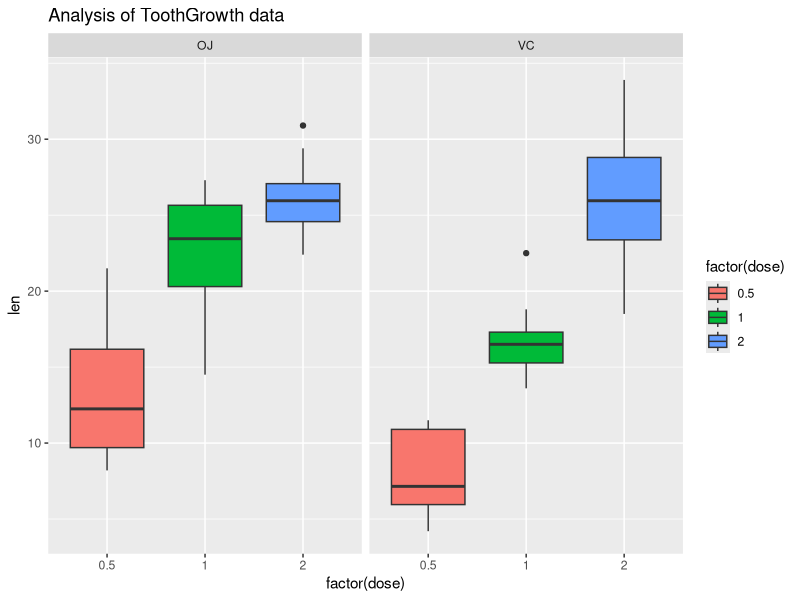

R code for this plot:

# Q1 - Load the ToothGrowth data and perform some basic exploratory data analysis

library(datasets)
library(ggplot2)
data("ToothGrowth")

str(ToothGrowth) # checking the dataset and class of variables
unique(ToothGrowth$len) # checking for unique values in variable len
unique(ToothGrowth$supp) # checking for unique values in variable supp
unique(ToothGrowth$dose) # checking for unique values in variable dose

# plotting boxplot for the dataset

ggplot(ToothGrowth, aes(x=factor(dose), y=len, fill=factor(dose))) + geom_boxplot()+facet_grid(.~supp) + ggtitle("Analysis of ToothGrowth data")

# Result for Q1 - The plot indicates that high length is associated with high dosage for both OJ & VC

# Q2 - Provide a basic summary of the data

summary(ToothGrowth) # summarizing each variable of the dataset

# Q3 - Use confidence intervals and/or hypothesis tests to compare tooth growth by supp and dose (Only use the techniques from class, even if there's other approaches worth considering)

# Comparing toothgrowth by supplement using a t-test

# Null Hypothesis - Supplement type has no effect on tooth growth

t.test(len~supp,data = ToothGrowth)

# p-value comes out to be 0.06, which is greater than 0.05 & the confidence interval contains 0 - thus, we can't reject the null hypthesis

# Comparing toothgrowth by dosage using a t-test

# Null Hypothesis - higher dosage level is associated with increased tooth growth

# First subsetiing the data into 3 groups as per the dosage levels

Tg1 <- subset(ToothGrowth,dose %in% c(0.5,1.0))
Tg2 <- subset(ToothGrowth,dose %in% c(0.5,2.0))
Tg3 <- subset(ToothGrowth,dose %in% c(1.0,2.0))

# running t-test for dosage 0.5 & 1.0, 0.5 & 2.0 and 1.0 & 2.0

t.test(len~dose,data = Tg1)
t.test(len~dose,data = Tg2)
t.test(len~dose,data = Tg3)

# For all 3 cases, p-value < 0.05 and zero doesn't lie in their confidence interval range - thus, we can reject the null hypthesis

# Conclusions - 

# 1) Supplement type has no effect on tooth growth
# 2) High dosage levels lead to increased tooth growth

# Assumptions - 

# 1) Variables are independent and identically distributed (i.i.d.)
# 2) Variances of tooth growth are different when using different supplement and dosage
# 3) Sample dataset is represntative of the population and follows a normal distribution

